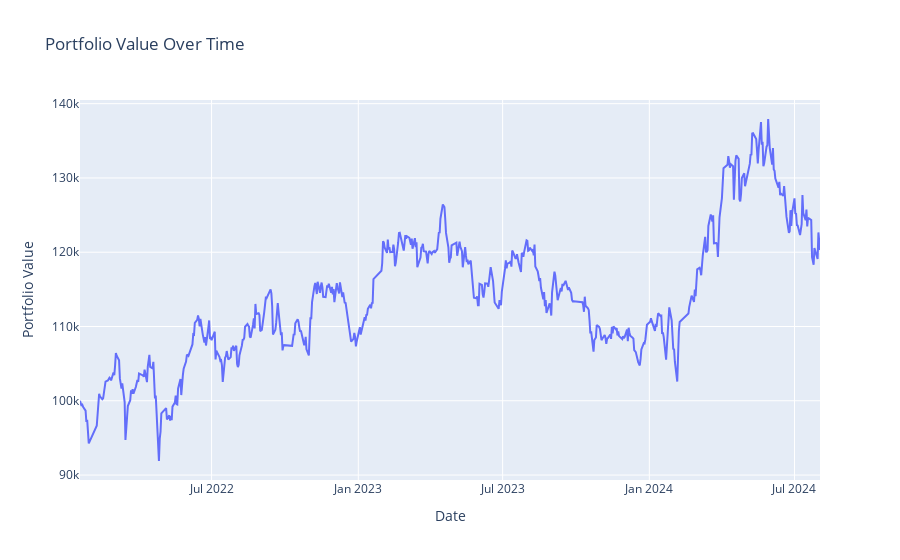

The code cell stored with this chart in its notebook:
### Code cell
# Interactive Plot for Portfolio Value
fig = go.Figure()
fig.add_trace(go.Scatter(x=dates, y=portfolio_values, mode='lines', name='Portfolio Value'))
fig.update_layout(title='Portfolio Value Over Time', xaxis_title='Date', yaxis_title='Portfolio Value')
fig.show()

### Figure 1 — Plotly figure (JSON) as saved in the notebook; plotly's stock layout.template omitted (floating-point values rounded to 4 significant figures; data arrays with more than 128 entries replaced by an {"elided": "..."} marker saying what was removed)
{"data": [{"mode": "lines", "name": "Portfolio Value", "type": "scatter", "x": {"elided": "617 str values"}, "y": {"elided": "617 float values"}}], "layout": {"title": {"text": "Portfolio Value Over Time"}, "xaxis": {"title": {"text": "Date"}}, "yaxis": {"title": {"text": "Portfolio Value"}}}}
